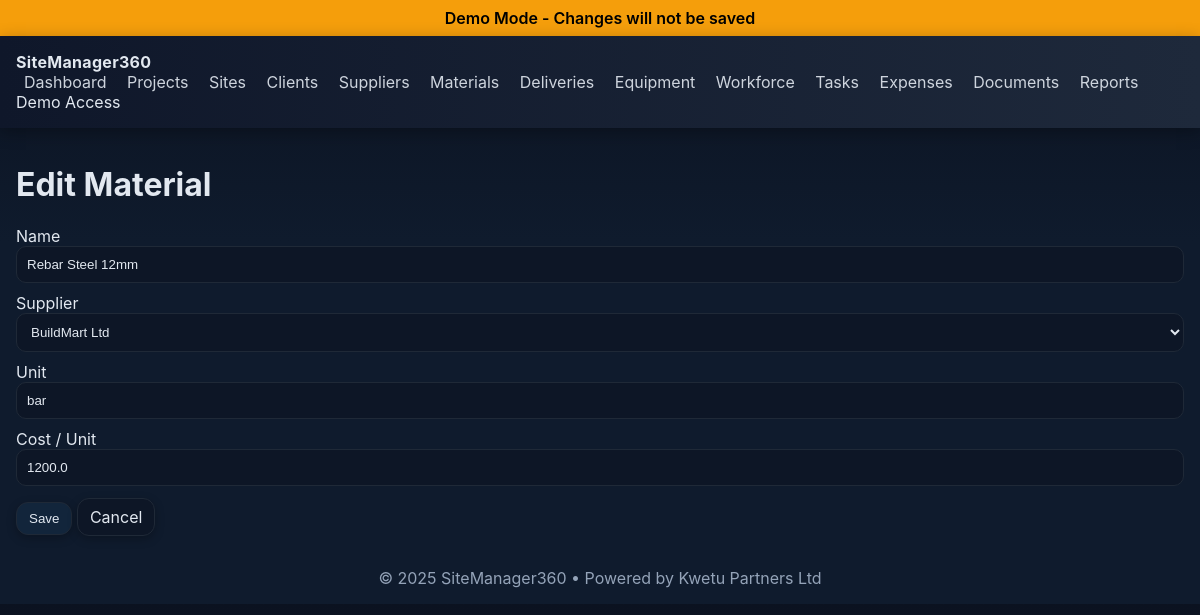
The app's page /materials/2/edit with its own data.
### app.py (models this page shows)
class Material(db.Model):
    id = db.Column(db.Integer, primary_key=True)
    supplier_id = db.Column(db.Integer, db.ForeignKey("supplier.id"), nullable=False)
    name = db.Column(db.String(150), nullable=False)
    unit = db.Column(db.String(50), default="pcs")
    cost_per_unit = db.Column(db.Float, default=0.0)
    created_at = db.Column(db.DateTime, default=datetime.utcnow)

class Supplier(db.Model):
    id = db.Column(db.Integer, primary_key=True)
    name = db.Column(db.String(150), nullable=False)
    phone = db.Column(db.String(50))
    email = db.Column(db.String(120))
    category = db.Column(db.String(120))
    created_at = db.Column(db.DateTime, default=datetime.utcnow)
    materials = db.relationship("Material", backref="supplier", lazy=True)

### app.py (the view, shortened to what this page needs)
@app.route("/materials/<int:id>/edit", methods=["GET","POST"])
@login_required
def materials_edit(id):
    item = Material.query.get_or_404(id)
    suppliers = Supplier.query.all()
    return render_template("materials_form.html", item=item, suppliers=suppliers)

### app.py (called while the page is built)
def is_demo():
    return DEMO_MODE

def login_required(view_func):
    @wraps(view_func)
    def wrapped(*args, **kwargs):
        if is_demo():
            demo_user = User.query.order_by(User.id.asc()).first()
            if demo_user and not session.get("user_id"):
                session["user_id"] = demo_user.id
        if not session.get("user_id"):
            return redirect(url_for("login", next=request.path))
        return view_func(*args, **kwargs)
    return wrapped

@app.context_processor
def inject_demo_mode():
    return {"demo_mode": is_demo()}

@app.before_request
def block_post_in_demo():
    if is_demo():
        demo_user = User.query.order_by(User.id.asc()).first()
        if demo_user and not session.get("user_id") and request.endpoint != "static":
            session["user_id"] = demo_user.id
        if request.method == "POST":
            flash("Demo Mode: Action simulated successfully.", "info")
            return redirect(request.referrer or url_for("dashboard"))

### templates/materials_form.html (shortened to what this page needs)
{% extends "base.html" %}
{% block content %}
<h1>{{ 'Edit' if item else 'New' }} Material</h1>
<form method="post" class="form">
  <label>Name
  <input type="text" name="name" value="{{ item.name if item else '' }}" required>
</label><label>Supplier
  <select name="supplier_id">
    {% for opt in suppliers %}<option value="{{ opt.id }}" {% if item and item.supplier_id==opt.id %}selected{% endif %}>{{ opt.name }}</option>{% endfor %}
  </select>
</label><label>Unit
  <input type="text" name="unit" value="{{ item.unit if item else '' }}" required>
</label><label>Cost / Unit
  <input type="number" step="0.01" name="cost_per_unit" value="{{ item.cost_per_unit if item else '' }}">
</label>
  <div class="form-actions">
    <button class="btn" type="submit">Save</button>
    <a class="btn secondary" href="{{ url_for('materials') }}">Cancel</a>
  </div>
</form>
{% endblock %}

### static/style.css (style rules this page uses)
:root { --top-a:#0f172a; --top-b:#1e293b; --accent:#38bdf8; --surface:#0b1220; --surface2:#0f1b2d; --border:#1f2937; --text:#e2e8f0; --muted:#94a3b8; --success:#16a34a; --info:#1d4ed8; --danger:#dc2626; }
* { box-sizing:border-box }
body { margin:0; background:linear-gradient(180deg,var(--surface),var(--surface2) 40%); color:var(--text); font-family:Inter,system-ui,Segoe UI,Roboto,Arial,sans-serif; }
.btn { display:inline-block; padding:8px 12px; border-radius:12px; border:1px solid var(--border); background:#12253b; color:var(--text); text-decoration:none; cursor:pointer; box-shadow:0 3px 10px rgba(0,0,0,.25) }
.btn.secondary { background:#0d1626 }
.form label { display:block; margin:10px 0 }
.form input,.form select,.form textarea { width:100%; padding:10px; border-radius:10px; border:1px solid var(--border); background:#0d1626; color:var(--text) }
.form-actions { margin-top:12px }

### records on screen
Material: name "Rebar Steel 12mm", supplier_id "BuildMart Ltd", unit "bar", cost_per_unit "1200.0"

### other values on screen
{{ 'Edit' if item else 'New' }} "Edit"
